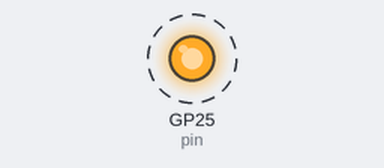
Recording of a program running on a simulated Raspberry Pi Pico running MicroPython. Parts: output pins drawn as LEDs (lit = HIGH). Dashed ring = blinking.

Above: at 0.5 s.
Timing chart, 0 to 4.6 s (numbered marks = the images above):
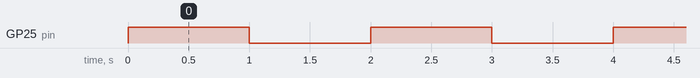

Measured:
- by itself, GP25 (pin): alternates HIGH for 1.0 s and LOW for 1.0 s

The program:

main.py
```python
from machine import Pin
from utime import sleep

pin = Pin("LED", Pin.OUT)

def main():
    while True:
        pin.toggle()
        sleep(1)

if __name__ == '__main__':
    main()
```
